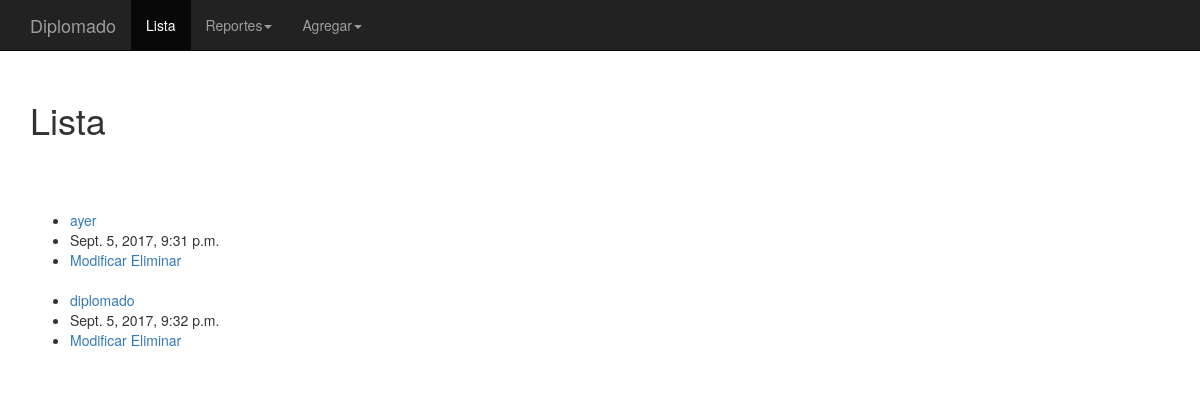
Page /tareas/ on the committed database.
### tareas/models.py (models this page shows, shortened)
@python_2_unicode_compatible  # only if you need to support Python 2
class Lista(models.Model):
    titulo_lista = models.CharField(max_length=200, unique=True)
    fecha_lista = models.DateTimeField(auto_now_add=True)

### tareas/views.py (the view)
class IndexView(generic.ListView):
    template_name = 'tareas/index.html'
    context_object_name = 'listado'
    def get_queryset(self):
        return Lista.objects.all()

### tareas/templates/tareas/index.html (shortened to what this page needs)
{% extends 'base.html' %}
{% block container %}
    <h1>Lista</h1>
<bR>
    {% if listado %}
    <br><br>
    <ul>
    {% for l in listado %}
     <li><a href="/tareas/{{ l.id }}/">{{ l.titulo_lista }}</a></li><li>{{ l.fecha_lista}}</li><li><a href="/tareas/{{ l.id }}/modificar_lista">Modificar</a> <a  href="/tareas/{{ l.id }}/eliminar_lista">Eliminar</a></li>
   <br>
    {% endfor %}
     </ul>
    {% else %}
        <p>No hay Listas Guardadas.</p>
    {% endif %}
{% endblock container %}

### rows in the picture
Lista: titulo_lista "ayer", fecha_lista "Sept. 5, 2017, 9:31 p.m."
Lista: titulo_lista "diplomado", fecha_lista "Sept. 5, 2017, 9:32 p.m."
